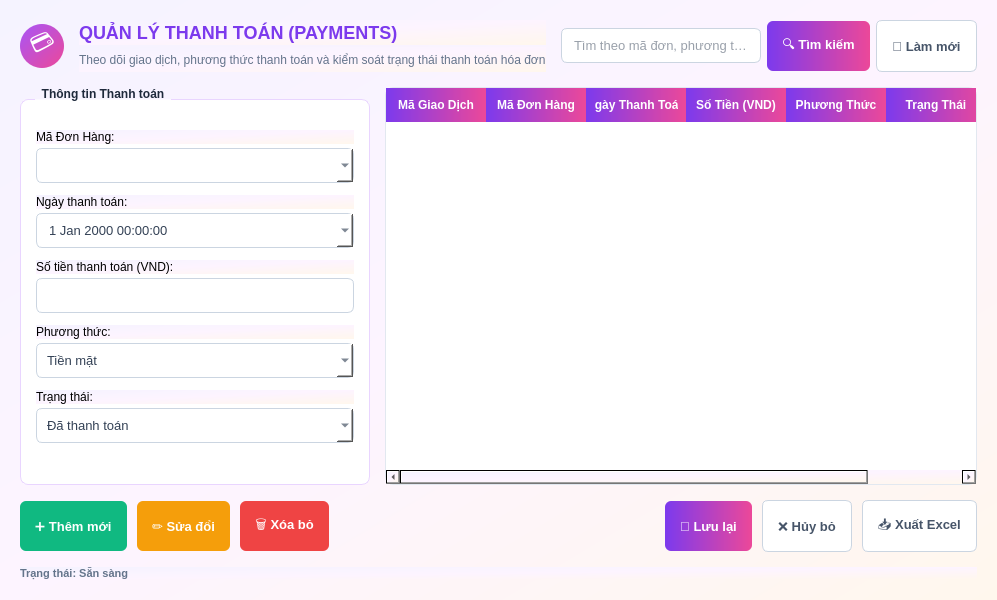
<?xml version="1.0" encoding="UTF-8"?>
<ui version="4.0">
 <class>PaymentWidget</class>
 <widget class="QWidget" name="PaymentWidget">
  <property name="geometry">
   <rect>
    <x>0</x>
    <y>0</y>
    <width>900</width>
    <height>600</height>
   </rect>
  </property>
  <property name="windowTitle">
   <string>Quản lý Thanh toán</string>
  </property>
  <property name="styleSheet">
   <string notr="true">
    QWidget {
        background: qlineargradient(spread:pad, x1:0, y1:0, x2:1, y2:1, stop:0 #f5f3ff, stop:0.5 #fdf4ff, stop:1 #fff7ed);
        font-family: &quot;Segoe UI&quot;;
    }
    QLabel#lblTitle {
        font-size: 18px;
        font-weight: bold;
        color: #7c3aed;
    }
    QLabel#lblSubtitle {
        color: #64748b;
        font-size: 12px;
    }
    QGroupBox {
        font-weight: bold;
        color: #1e293b;
        border: 1px solid #e9d5ff;
        border-radius: 8px;
        margin-top: 12px;
        padding-top: 15px;
        background-color: #ffffff;
    }
    QGroupBox::title {
        subcontrol-origin: margin;
        subcontrol-position: top left;
        left: 15px;
        padding: 0 5px;
    }
    QLineEdit, QComboBox, QDateTimeEdit {
        border: 1px solid #cbd5e1;
        border-radius: 6px;
        padding: 8px 10px;
        font-size: 13px;
        color: #334155;
        background-color: #ffffff;
    }
    QLineEdit:focus, QComboBox:focus, QDateTimeEdit:focus {
        border: 2px solid #a855f7;
    }
    QPushButton {
        border-radius: 6px;
        font-weight: 500;
        font-size: 13px;
        padding: 8px 15px;
        height: 34px;
    }
    QPushButton#btnSearch, QPushButton#btnLuu {
        background: qlineargradient(spread:pad, x1:0, y1:0, x2:1, y2:0, stop:0 #7c3aed, stop:1 #ec4899);
        color: #ffffff;
        border: none;
    }
    QPushButton#btnSearch:hover, QPushButton#btnLuu:hover {
        background: qlineargradient(spread:pad, x1:0, y1:0, x2:1, y2:0, stop:0 #6d28d9, stop:1 #db2777);
    }
    QPushButton#btnThem {
        background-color: #10b981;
        color: #ffffff;
        border: none;
    }
    QPushButton#btnThem:hover {
        background-color: #059669;
    }
    QPushButton#btnSua {
        background-color: #f59e0b;
        color: #ffffff;
        border: none;
    }
    QPushButton#btnSua:hover {
        background-color: #d97706;
    }
    QPushButton#btnXoa {
        background-color: #ef4444;
        color: #ffffff;
        border: none;
    }
    QPushButton#btnXoa:hover {
        background-color: #dc2626;
    }
    QPushButton#btnRefresh, QPushButton#btnHuy, QPushButton#btnXuatExcel {
        background-color: #ffffff;
        border: 1px solid #cbd5e1;
        color: #475569;
    }
    QPushButton#btnRefresh:hover, QPushButton#btnHuy:hover, QPushButton#btnXuatExcel:hover {
        background-color: #f1f5f9;
        color: #1e293b;
    }
    QTableWidget {
        background-color: #ffffff;
        border: 1px solid #e2e8f0;
        border-radius: 8px;
        gridline-color: #f1f5f9;
    }
    QHeaderView::section {
        background: qlineargradient(spread:pad, x1:0, y1:0, x2:1, y2:0, stop:0 #7c3aed, stop:1 #ec4899);
        color: #ffffff;
        font-weight: bold;
        font-size: 12px;
        border: none;
        padding: 8px;
    }
    QTableWidget::item:selected {
        background-color: #f3e8ff;
        color: #7c3aed;
    }
   </string>
  </property>
  <layout class="QVBoxLayout" name="verticalLayout_main">
   <property name="spacing">
    <number>15</number>
   </property>
   <property name="leftMargin">
    <number>20</number>
   </property>
   <property name="topMargin">
    <number>20</number>
   </property>
   <property name="rightMargin">
    <number>20</number>
   </property>
   <property name="bottomMargin">
    <number>20</number>
   </property>
   <item>
    <layout class="QHBoxLayout" name="layoutHeader">
     <item>
      <widget class="QLabel" name="lblIconBadge">
       <property name="minimumSize">
        <size>
         <width>44</width>
         <height>44</height>
        </size>
       </property>
       <property name="maximumSize">
        <size>
         <width>44</width>
         <height>44</height>
        </size>
       </property>
       <property name="font">
        <font>
         <pointsize>18</pointsize>
        </font>
       </property>
       <property name="alignment">
        <set>Qt::AlignCenter</set>
       </property>
       <property name="text">
        <string>💳</string>
       </property>
       <property name="styleSheet">
        <string notr="true">
         #lblIconBadge {
             background: qlineargradient(spread:pad, x1:0, y1:0, x2:1, y2:1, stop:0 #a855f7, stop:1 #ec4899);
             border-radius: 22px;
             color: #ffffff;
         }
        </string>
       </property>
      </widget>
     </item>
     <item>
      <layout class="QVBoxLayout" name="verticalLayout_title">
       <property name="spacing">
        <number>2</number>
       </property>
       <item>
        <widget class="QLabel" name="lblTitle">
         <property name="text">
          <string>QUẢN LÝ THANH TOÁN (PAYMENTS)</string>
         </property>
        </widget>
       </item>
       <item>
        <widget class="QLabel" name="lblSubtitle">
         <property name="text">
          <string>Theo dõi giao dịch, phương thức thanh toán và kiểm soát trạng thái thanh toán hóa đơn</string>
         </property>
        </widget>
       </item>
      </layout>
     </item>
     <item>
      <spacer name="horizontalSpacer_header">
       <property name="orientation">
        <enum>Qt::Horizontal</enum>
       </property>
       <property name="sizeType">
        <enum>QSizePolicy::Expanding</enum>
       </property>
       <property name="sizeHint" stdset="0">
        <size>
         <width>40</width>
         <height>20</height>
        </size>
       </property>
      </spacer>
     </item>
     <item>
      <layout class="QHBoxLayout" name="layoutSearch">
       <property name="spacing">
        <number>6</number>
       </property>
       <item>
        <widget class="QLineEdit" name="txtSearch">
         <property name="minimumSize">
          <size>
           <width>200</width>
           <height>0</height>
          </size>
         </property>
         <property name="placeholderText">
          <string>Tìm theo mã đơn, phương thức...</string>
         </property>
        </widget>
       </item>
       <item>
        <widget class="QPushButton" name="btnSearch">
         <property name="text">
          <string>🔍 Tìm kiếm</string>
         </property>
        </widget>
       </item>
       <item>
        <widget class="QPushButton" name="btnRefresh">
         <property name="text">
          <string>🔄 Làm mới</string>
         </property>
        </widget>
       </item>
      </layout>
     </item>
    </layout>
   </item>
   <item>
    <layout class="QHBoxLayout" name="layoutBody">
     <property name="spacing">
      <number>15</number>
     </property>
     <item>
      <widget class="QGroupBox" name="grpPaymentForm">
       <property name="minimumSize">
        <size>
         <width>320</width>
         <height>0</height>
        </size>
       </property>
       <property name="maximumSize">
        <size>
         <width>350</width>
         <height>16777215</height>
        </size>
       </property>
       <property name="title">
        <string>Thông tin Thanh toán</string>
       </property>
       <layout class="QVBoxLayout" name="verticalLayout_form">
        <property name="spacing">
         <number>12</number>
        </property>
        <property name="leftMargin">
         <number>15</number>
        </property>
        <property name="topMargin">
         <number>15</number>
        </property>
        <property name="rightMargin">
         <number>15</number>
        </property>
        <property name="bottomMargin">
         <number>15</number>
        </property>
        <item>
         <layout class="QVBoxLayout" name="verticalLayout_order">
          <property name="spacing">
           <number>4</number>
          </property>
          <item>
           <widget class="QLabel" name="lblDonHang">
            <property name="text">
             <string>Mã Đơn Hàng:</string>
            </property>
           </widget>
          </item>
          <item>
           <widget class="QComboBox" name="cbDonHang"/>
          </item>
         </layout>
        </item>
        <item>
         <layout class="QVBoxLayout" name="verticalLayout_time">
          <property name="spacing">
           <number>4</number>
          </property>
          <item>
           <widget class="QLabel" name="lblNgayThanhToan">
            <property name="text">
             <string>Ngày thanh toán:</string>
            </property>
           </widget>
          </item>
          <item>
           <widget class="QDateTimeEdit" name="dateThanhToan">
            <property name="calendarPopup">
             <bool>true</bool>
            </property>
           </widget>
          </item>
         </layout>
        </item>
        <item>
         <layout class="QVBoxLayout" name="verticalLayout_amount">
          <property name="spacing">
           <number>4</number>
          </property>
          <item>
           <widget class="QLabel" name="lblSoTienThanhToan">
            <property name="text">
             <string>Số tiền thanh toán (VND):</string>
            </property>
           </widget>
          </item>
          <item>
           <widget class="QLineEdit" name="txtSoTien"/>
          </item>
         </layout>
        </item>
        <item>
         <layout class="QVBoxLayout" name="verticalLayout_method">
          <property name="spacing">
           <number>4</number>
          </property>
          <item>
           <widget class="QLabel" name="lblPhuongThucThanhToan">
            <property name="text">
             <string>Phương thức:</string>
            </property>
           </widget>
          </item>
          <item>
           <widget class="QComboBox" name="cbPhuongThuc">
            <item>
             <property name="text">
              <string>Tiền mặt</string>
             </property>
            </item>
            <item>
             <property name="text">
              <string>Chuyển khoản</string>
             </property>
            </item>
            <item>
             <property name="text">
              <string>Ví điện tử</string>
             </property>
            </item>
           </widget>
          </item>
         </layout>
        </item>
        <item>
         <layout class="QVBoxLayout" name="verticalLayout_status">
          <property name="spacing">
           <number>4</number>
          </property>
          <item>
           <widget class="QLabel" name="lblTrangThaiThanhToan">
            <property name="text">
             <string>Trạng thái:</string>
            </property>
           </widget>
          </item>
          <item>
           <widget class="QComboBox" name="cbTrangThai">
            <item>
             <property name="text">
              <string>Đã thanh toán</string>
             </property>
            </item>
            <item>
             <property name="text">
              <string>Chưa thanh toán</string>
             </property>
            </item>
            <item>
             <property name="text">
              <string>Hoàn tiền</string>
             </property>
            </item>
           </widget>
          </item>
         </layout>
        </item>
        <item>
         <spacer name="verticalSpacer_form">
          <property name="orientation">
           <enum>Qt::Vertical</enum>
          </property>
          <property name="sizeType">
           <enum>QSizePolicy::Expanding</enum>
          </property>
          <property name="sizeHint" stdset="0">
           <size>
            <width>20</width>
            <height>40</height>
           </size>
          </property>
         </spacer>
        </item>
       </layout>
      </widget>
     </item>
     <item>
      <widget class="QTableWidget" name="tblPayment">
       <column>
        <property name="text">
         <string>Mã Giao Dịch</string>
        </property>
       </column>
       <column>
        <property name="text">
         <string>Mã Đơn Hàng</string>
        </property>
       </column>
       <column>
        <property name="text">
         <string>Ngày Thanh Toán</string>
        </property>
       </column>
       <column>
        <property name="text">
         <string>Số Tiền (VND)</string>
        </property>
       </column>
       <column>
        <property name="text">
         <string>Phương Thức</string>
        </property>
       </column>
       <column>
        <property name="text">
         <string>Trạng Thái</string>
        </property>
       </column>
      </widget>
     </item>
    </layout>
   </item>
   <item>
    <layout class="QHBoxLayout" name="layoutActions">
     <property name="spacing">
      <number>10</number>
     </property>
     <item>
      <widget class="QPushButton" name="btnThem">
       <property name="text">
        <string>➕ Thêm mới</string>
       </property>
      </widget>
     </item>
     <item>
      <widget class="QPushButton" name="btnSua">
       <property name="text">
        <string>✏️ Sửa đổi</string>
       </property>
      </widget>
     </item>
     <item>
      <widget class="QPushButton" name="btnXoa">
       <property name="text">
        <string>🗑️ Xóa bỏ</string>
       </property>
      </widget>
     </item>
     <item>
      <spacer name="horizontalSpacer_actions">
       <property name="orientation">
        <enum>Qt::Horizontal</enum>
       </property>
       <property name="sizeType">
        <enum>QSizePolicy::Expanding</enum>
       </property>
       <property name="sizeHint" stdset="0">
        <size>
         <width>40</width>
         <height>20</height>
        </size>
       </property>
      </spacer>
     </item>
     <item>
      <widget class="QPushButton" name="btnLuu">
       <property name="text">
        <string>💾 Lưu lại</string>
       </property>
      </widget>
     </item>
     <item>
      <widget class="QPushButton" name="btnHuy">
       <property name="text">
        <string>❌ Hủy bỏ</string>
       </property>
      </widget>
     </item>
     <item>
      <widget class="QPushButton" name="btnXuatExcel">
       <property name="text">
        <string>📥 Xuất Excel</string>
       </property>
      </widget>
     </item>
    </layout>
   </item>
   <item>
    <widget class="QLabel" name="lblStatus">
     <property name="text">
      <string>Trạng thái: Sẵn sàng</string>
     </property>
     <property name="styleSheet">
      <string notr="true">color: #64748b; font-size: 11px; font-weight: 500;</string>
     </property>
    </widget>
   </item>
  </layout>
 </widget>
 <resources/>
 <connections/>
</ui>
